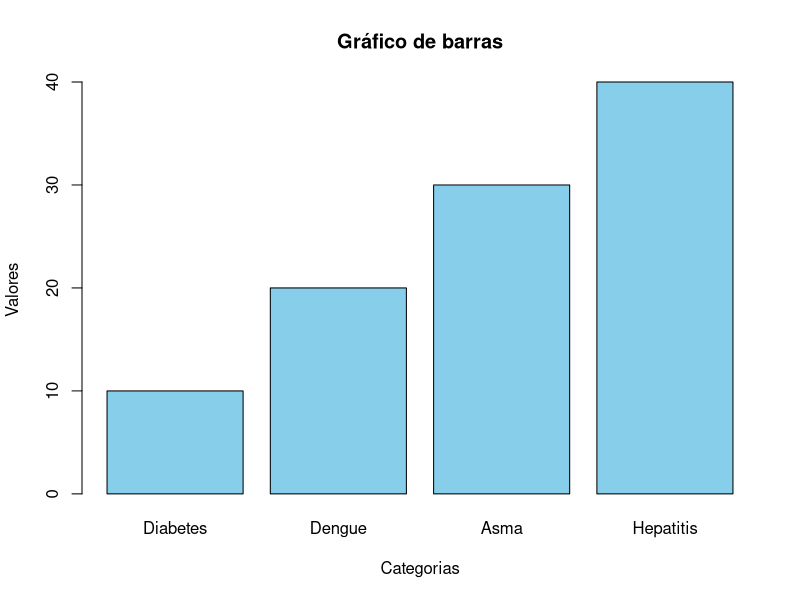

Generate this figure with R:
## ---- chunk 1
#CREANDO DATOS

Categorias<-c("Diabetes","Dengue","Asma","Hepatitis")
Valores<-c(10,20,30,40)
## ---- chunk 2
#Generando el gráfico de barras

barplot(Valores,names.arg=Categorias,col="skyblue",main="Gráfico de barras",
        xlab="Categorias",ylab="Valores",border="black")
